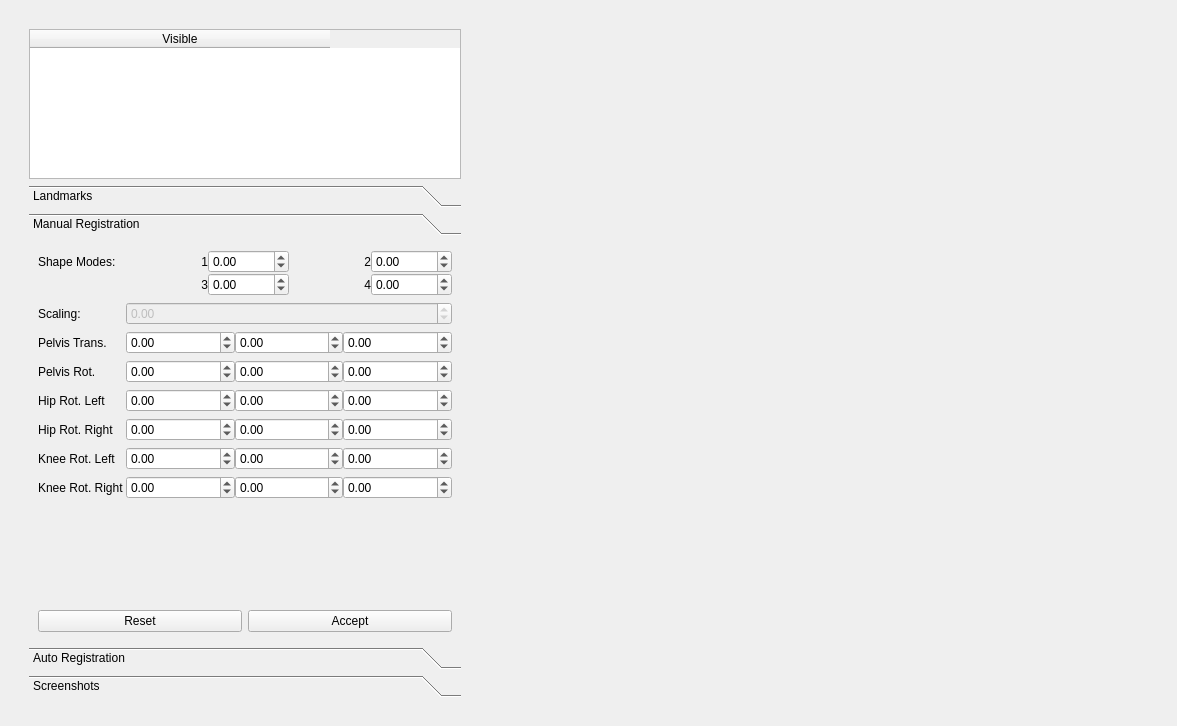
<?xml version="1.0" encoding="UTF-8"?>
<ui version="4.0">
 <class>Dialog</class>
 <widget class="QDialog" name="Dialog">
  <property name="geometry">
   <rect>
    <x>0</x>
    <y>0</y>
    <width>1177</width>
    <height>726</height>
   </rect>
  </property>
  <property name="sizePolicy">
   <sizepolicy hsizetype="Preferred" vsizetype="Preferred">
    <horstretch>0</horstretch>
    <verstretch>0</verstretch>
   </sizepolicy>
  </property>
  <property name="windowTitle">
   <string>2-Sided Lower Limb Registration</string>
  </property>
  <layout class="QHBoxLayout" name="horizontalLayout_2">
   <item>
    <widget class="QWidget" name="widget" native="true">
     <property name="enabled">
      <bool>true</bool>
     </property>
     <property name="sizePolicy">
      <sizepolicy hsizetype="Preferred" vsizetype="Preferred">
       <horstretch>0</horstretch>
       <verstretch>0</verstretch>
      </sizepolicy>
     </property>
     <property name="maximumSize">
      <size>
       <width>16777215</width>
       <height>16777215</height>
      </size>
     </property>
     <layout class="QGridLayout" name="gridLayout">
      <item row="0" column="1">
       <widget class="MayaviSceneWidget" name="MayaviScene" native="true">
        <property name="sizePolicy">
         <sizepolicy hsizetype="Preferred" vsizetype="Expanding">
          <horstretch>1</horstretch>
          <verstretch>1</verstretch>
         </sizepolicy>
        </property>
       </widget>
      </item>
      <item row="0" column="0">
       <widget class="QWidget" name="widget" native="true">
        <property name="sizePolicy">
         <sizepolicy hsizetype="Preferred" vsizetype="Preferred">
          <horstretch>0</horstretch>
          <verstretch>0</verstretch>
         </sizepolicy>
        </property>
        <property name="minimumSize">
         <size>
          <width>450</width>
          <height>0</height>
         </size>
        </property>
        <property name="maximumSize">
         <size>
          <width>600</width>
          <height>16777215</height>
         </size>
        </property>
        <layout class="QVBoxLayout" name="verticalLayout_3">
         <item>
          <widget class="QTableWidget" name="tableWidget">
           <property name="sizePolicy">
            <sizepolicy hsizetype="Preferred" vsizetype="Maximum">
             <horstretch>0</horstretch>
             <verstretch>0</verstretch>
            </sizepolicy>
           </property>
           <property name="minimumSize">
            <size>
             <width>0</width>
             <height>0</height>
            </size>
           </property>
           <property name="maximumSize">
            <size>
             <width>16777215</width>
             <height>150</height>
            </size>
           </property>
           <property name="sortingEnabled">
            <bool>false</bool>
           </property>
           <attribute name="horizontalHeaderVisible">
            <bool>true</bool>
           </attribute>
           <attribute name="horizontalHeaderCascadingSectionResizes">
            <bool>false</bool>
           </attribute>
           <attribute name="horizontalHeaderDefaultSectionSize">
            <number>300</number>
           </attribute>
           <attribute name="horizontalHeaderMinimumSectionSize">
            <number>300</number>
           </attribute>
           <column>
            <property name="text">
             <string>Visible</string>
            </property>
           </column>
          </widget>
         </item>
         <item>
          <widget class="QToolBox" name="toolBox">
           <property name="minimumSize">
            <size>
             <width>0</width>
             <height>0</height>
            </size>
           </property>
           <property name="currentIndex">
            <number>1</number>
           </property>
           <widget class="QWidget" name="page_2">
            <property name="geometry">
             <rect>
              <x>0</x>
              <y>0</y>
              <width>432</width>
              <height>392</height>
             </rect>
            </property>
            <attribute name="label">
             <string>Landmarks</string>
            </attribute>
            <layout class="QFormLayout" name="formLayout_3">
             <property name="fieldGrowthPolicy">
              <enum>QFormLayout::AllNonFixedFieldsGrow</enum>
             </property>
             <item row="0" column="0" colspan="2">
              <widget class="QTableWidget" name="tableWidgetLandmarks">
               <property name="minimumSize">
                <size>
                 <width>0</width>
                 <height>200</height>
                </size>
               </property>
               <attribute name="horizontalHeaderCascadingSectionResizes">
                <bool>false</bool>
               </attribute>
               <attribute name="horizontalHeaderDefaultSectionSize">
                <number>150</number>
               </attribute>
               <attribute name="horizontalHeaderMinimumSectionSize">
                <number>100</number>
               </attribute>
               <column>
                <property name="text">
                 <string>Model Landmarks</string>
                </property>
               </column>
               <column>
                <property name="text">
                 <string>MoCap Landmarks</string>
                </property>
               </column>
              </widget>
             </item>
             <item row="7" column="0">
              <widget class="QLabel" name="label_23">
               <property name="text">
                <string>Marker Radius</string>
               </property>
              </widget>
             </item>
             <item row="7" column="1">
              <widget class="QDoubleSpinBox" name="doubleSpinBox_markerRadius"/>
             </item>
             <item row="8" column="0">
              <widget class="QLabel" name="label_24">
               <property name="text">
                <string>Skin Padding</string>
               </property>
              </widget>
             </item>
             <item row="8" column="1">
              <widget class="QDoubleSpinBox" name="doubleSpinBox_skinPad"/>
             </item>
             <item row="1" column="1">
              <layout class="QHBoxLayout" name="horizontalLayout">
               <item>
                <widget class="QPushButton" name="pushButton_addLandmark">
                 <property name="text">
                  <string>Add Landmark</string>
                 </property>
                </widget>
               </item>
               <item>
                <widget class="QPushButton" name="pushButton_removeLandmark">
                 <property name="text">
                  <string>Remove Landmarks</string>
                 </property>
                </widget>
               </item>
              </layout>
             </item>
            </layout>
           </widget>
           <widget class="QWidget" name="page">
            <property name="geometry">
             <rect>
              <x>0</x>
              <y>0</y>
              <width>432</width>
              <height>392</height>
             </rect>
            </property>
            <attribute name="label">
             <string>Manual Registration</string>
            </attribute>
            <layout class="QVBoxLayout" name="verticalLayout_5">
             <item>
              <layout class="QFormLayout" name="formLayout_5">
               <property name="fieldGrowthPolicy">
                <enum>QFormLayout::AllNonFixedFieldsGrow</enum>
               </property>
               <property name="horizontalSpacing">
                <number>2</number>
               </property>
               <item row="1" column="0">
                <widget class="QLabel" name="label_14">
                 <property name="text">
                  <string>Shape Modes:</string>
                 </property>
                </widget>
               </item>
               <item row="2" column="0">
                <widget class="QLabel" name="label_18">
                 <property name="text">
                  <string>Scaling:</string>
                 </property>
                </widget>
               </item>
               <item row="3" column="0">
                <widget class="QLabel" name="label_19">
                 <property name="text">
                  <string>Pelvis Trans.</string>
                 </property>
                </widget>
               </item>
               <item row="3" column="1">
                <layout class="QHBoxLayout" name="horizontalLayout_11">
                 <item>
                  <widget class="QDoubleSpinBox" name="doubleSpinBox_ptx">
                   <property name="minimum">
                    <double>-10000.000000000000000</double>
                   </property>
                   <property name="maximum">
                    <double>10000.000000000000000</double>
                   </property>
                  </widget>
                 </item>
                 <item>
                  <widget class="QDoubleSpinBox" name="doubleSpinBox_pty">
                   <property name="minimum">
                    <double>-10000.000000000000000</double>
                   </property>
                   <property name="maximum">
                    <double>10000.000000000000000</double>
                   </property>
                  </widget>
                 </item>
                 <item>
                  <widget class="QDoubleSpinBox" name="doubleSpinBox_ptz">
                   <property name="minimum">
                    <double>-10000.000000000000000</double>
                   </property>
                   <property name="maximum">
                    <double>10000.000000000000000</double>
                   </property>
                  </widget>
                 </item>
                </layout>
               </item>
               <item row="4" column="0">
                <widget class="QLabel" name="label_20">
                 <property name="text">
                  <string>Pelvis Rot.</string>
                 </property>
                </widget>
               </item>
               <item row="4" column="1">
                <layout class="QHBoxLayout" name="horizontalLayout_12">
                 <item>
                  <widget class="QDoubleSpinBox" name="doubleSpinBox_prx">
                   <property name="minimum">
                    <double>-360.000000000000000</double>
                   </property>
                   <property name="maximum">
                    <double>360.000000000000000</double>
                   </property>
                  </widget>
                 </item>
                 <item>
                  <widget class="QDoubleSpinBox" name="doubleSpinBox_pry">
                   <property name="minimum">
                    <double>-360.000000000000000</double>
                   </property>
                   <property name="maximum">
                    <double>360.000000000000000</double>
                   </property>
                  </widget>
                 </item>
                 <item>
                  <widget class="QDoubleSpinBox" name="doubleSpinBox_prz">
                   <property name="minimum">
                    <double>-360.000000000000000</double>
                   </property>
                   <property name="maximum">
                    <double>360.000000000000000</double>
                   </property>
                  </widget>
                 </item>
                </layout>
               </item>
               <item row="5" column="0">
                <widget class="QLabel" name="label_21">
                 <property name="text">
                  <string>Hip Rot. Left</string>
                 </property>
                </widget>
               </item>
               <item row="5" column="1">
                <layout class="QHBoxLayout" name="horizontalLayout_13">
                 <item>
                  <widget class="QDoubleSpinBox" name="doubleSpinBox_hiplx">
                   <property name="minimum">
                    <double>-360.000000000000000</double>
                   </property>
                   <property name="maximum">
                    <double>360.000000000000000</double>
                   </property>
                  </widget>
                 </item>
                 <item>
                  <widget class="QDoubleSpinBox" name="doubleSpinBox_hiply">
                   <property name="minimum">
                    <double>-360.000000000000000</double>
                   </property>
                   <property name="maximum">
                    <double>360.000000000000000</double>
                   </property>
                  </widget>
                 </item>
                 <item>
                  <widget class="QDoubleSpinBox" name="doubleSpinBox_hiplz">
                   <property name="minimum">
                    <double>-360.000000000000000</double>
                   </property>
                   <property name="maximum">
                    <double>360.000000000000000</double>
                   </property>
                  </widget>
                 </item>
                </layout>
               </item>
               <item row="7" column="0">
                <widget class="QLabel" name="label_22">
                 <property name="text">
                  <string>Knee Rot. Left</string>
                 </property>
                </widget>
               </item>
               <item row="7" column="1">
                <layout class="QHBoxLayout" name="horizontalLayout_14">
                 <item>
                  <widget class="QDoubleSpinBox" name="doubleSpinBox_kneelx">
                   <property name="minimum">
                    <double>-180.000000000000000</double>
                   </property>
                   <property name="maximum">
                    <double>180.000000000000000</double>
                   </property>
                  </widget>
                 </item>
                 <item>
                  <widget class="QDoubleSpinBox" name="doubleSpinBox_kneely">
                   <property name="minimum">
                    <double>-180.000000000000000</double>
                   </property>
                   <property name="maximum">
                    <double>180.000000000000000</double>
                   </property>
                  </widget>
                 </item>
                 <item>
                  <widget class="QDoubleSpinBox" name="doubleSpinBox_kneelz">
                   <property name="minimum">
                    <double>-180.000000000000000</double>
                   </property>
                   <property name="maximum">
                    <double>180.000000000000000</double>
                   </property>
                  </widget>
                 </item>
                </layout>
               </item>
               <item row="2" column="1">
                <widget class="QDoubleSpinBox" name="doubleSpinBox_scaling">
                 <property name="enabled">
                  <bool>false</bool>
                 </property>
                 <property name="minimum">
                  <double>-5.000000000000000</double>
                 </property>
                 <property name="maximum">
                  <double>5.000000000000000</double>
                 </property>
                 <property name="singleStep">
                  <double>0.100000000000000</double>
                 </property>
                </widget>
               </item>
               <item row="1" column="1">
                <layout class="QGridLayout" name="gridLayout_3">
                 <item row="1" column="1">
                  <widget class="QDoubleSpinBox" name="doubleSpinBox_pc1">
                   <property name="minimum">
                    <double>-99.000000000000000</double>
                   </property>
                   <property name="maximum">
                    <double>99.000000000000000</double>
                   </property>
                   <property name="singleStep">
                    <double>0.100000000000000</double>
                   </property>
                  </widget>
                 </item>
                 <item row="2" column="3">
                  <widget class="QDoubleSpinBox" name="doubleSpinBox_pc4">
                   <property name="minimum">
                    <double>-99.000000000000000</double>
                   </property>
                   <property name="maximum">
                    <double>99.000000000000000</double>
                   </property>
                   <property name="singleStep">
                    <double>0.100000000000000</double>
                   </property>
                  </widget>
                 </item>
                 <item row="2" column="1">
                  <widget class="QDoubleSpinBox" name="doubleSpinBox_pc3">
                   <property name="minimum">
                    <double>-99.000000000000000</double>
                   </property>
                   <property name="maximum">
                    <double>99.000000000000000</double>
                   </property>
                   <property name="singleStep">
                    <double>0.100000000000000</double>
                   </property>
                  </widget>
                 </item>
                 <item row="1" column="3">
                  <widget class="QDoubleSpinBox" name="doubleSpinBox_pc2">
                   <property name="minimum">
                    <double>-99.000000000000000</double>
                   </property>
                   <property name="maximum">
                    <double>99.000000000000000</double>
                   </property>
                   <property name="singleStep">
                    <double>0.100000000000000</double>
                   </property>
                  </widget>
                 </item>
                 <item row="1" column="0">
                  <widget class="QLabel" name="label">
                   <property name="text">
                    <string>1</string>
                   </property>
                   <property name="alignment">
                    <set>Qt::AlignRight|Qt::AlignTrailing|Qt::AlignVCenter</set>
                   </property>
                  </widget>
                 </item>
                 <item row="1" column="2">
                  <widget class="QLabel" name="label_2">
                   <property name="text">
                    <string>2</string>
                   </property>
                   <property name="alignment">
                    <set>Qt::AlignRight|Qt::AlignTrailing|Qt::AlignVCenter</set>
                   </property>
                  </widget>
                 </item>
                 <item row="2" column="0">
                  <widget class="QLabel" name="label_3">
                   <property name="text">
                    <string>3</string>
                   </property>
                   <property name="alignment">
                    <set>Qt::AlignRight|Qt::AlignTrailing|Qt::AlignVCenter</set>
                   </property>
                  </widget>
                 </item>
                 <item row="2" column="2">
                  <widget class="QLabel" name="label_4">
                   <property name="text">
                    <string>4</string>
                   </property>
                   <property name="alignment">
                    <set>Qt::AlignRight|Qt::AlignTrailing|Qt::AlignVCenter</set>
                   </property>
                  </widget>
                 </item>
                </layout>
               </item>
               <item row="6" column="0">
                <widget class="QLabel" name="label_5">
                 <property name="text">
                  <string>Hip Rot. Right</string>
                 </property>
                </widget>
               </item>
               <item row="8" column="0">
                <widget class="QLabel" name="label_7">
                 <property name="text">
                  <string>Knee Rot. Right</string>
                 </property>
                </widget>
               </item>
               <item row="6" column="1">
                <layout class="QHBoxLayout" name="horizontalLayout_3">
                 <item>
                  <widget class="QDoubleSpinBox" name="doubleSpinBox_hiprx">
                   <property name="minimum">
                    <double>-360.000000000000000</double>
                   </property>
                   <property name="maximum">
                    <double>360.000000000000000</double>
                   </property>
                  </widget>
                 </item>
                 <item>
                  <widget class="QDoubleSpinBox" name="doubleSpinBox_hipry">
                   <property name="minimum">
                    <double>-360.000000000000000</double>
                   </property>
                   <property name="maximum">
                    <double>360.000000000000000</double>
                   </property>
                  </widget>
                 </item>
                 <item>
                  <widget class="QDoubleSpinBox" name="doubleSpinBox_hiprz">
                   <property name="minimum">
                    <double>-360.000000000000000</double>
                   </property>
                   <property name="maximum">
                    <double>360.000000000000000</double>
                   </property>
                  </widget>
                 </item>
                </layout>
               </item>
               <item row="8" column="1">
                <layout class="QHBoxLayout" name="horizontalLayout_4">
                 <item>
                  <widget class="QDoubleSpinBox" name="doubleSpinBox_kneerx">
                   <property name="minimum">
                    <double>-180.000000000000000</double>
                   </property>
                   <property name="maximum">
                    <double>180.000000000000000</double>
                   </property>
                  </widget>
                 </item>
                 <item>
                  <widget class="QDoubleSpinBox" name="doubleSpinBox_kneery">
                   <property name="minimum">
                    <double>-180.000000000000000</double>
                   </property>
                   <property name="maximum">
                    <double>180.000000000000000</double>
                   </property>
                  </widget>
                 </item>
                 <item>
                  <widget class="QDoubleSpinBox" name="doubleSpinBox_kneerz">
                   <property name="minimum">
                    <double>-180.000000000000000</double>
                   </property>
                   <property name="maximum">
                    <double>180.000000000000000</double>
                   </property>
                  </widget>
                 </item>
                </layout>
               </item>
              </layout>
             </item>
             <item>
              <layout class="QHBoxLayout" name="horizontalLayout_15">
               <item>
                <widget class="QPushButton" name="pushButton_manual_reset">
                 <property name="text">
                  <string>Reset</string>
                 </property>
                </widget>
               </item>
               <item>
                <widget class="QPushButton" name="pushButton_manual_accept">
                 <property name="text">
                  <string>Accept</string>
                 </property>
                </widget>
               </item>
              </layout>
             </item>
            </layout>
           </widget>
           <widget class="QWidget" name="page_reg">
            <property name="geometry">
             <rect>
              <x>0</x>
              <y>0</y>
              <width>432</width>
              <height>392</height>
             </rect>
            </property>
            <attribute name="label">
             <string>Auto Registration</string>
            </attribute>
            <layout class="QVBoxLayout" name="verticalLayout_2">
             <item>
              <layout class="QFormLayout" name="formLayout_4">
               <item row="0" column="0">
                <widget class="QLabel" name="label_13">
                 <property name="text">
                  <string>Registration Mode:</string>
                 </property>
                </widget>
               </item>
               <item row="1" column="0">
                <widget class="QLabel" name="label_11">
                 <property name="text">
                  <string>PCs to Fit:</string>
                 </property>
                </widget>
               </item>
               <item row="1" column="1">
                <widget class="QSpinBox" name="spinBox_pcsToFit">
                 <property name="minimum">
                  <number>1</number>
                 </property>
                </widget>
               </item>
               <item row="2" column="0">
                <widget class="QLabel" name="label_12">
                 <property name="text">
                  <string>Mahalanobis Weight:</string>
                 </property>
                </widget>
               </item>
               <item row="2" column="1">
                <widget class="QDoubleSpinBox" name="spinBox_mWeight">
                 <property name="singleStep">
                  <double>0.100000000000000</double>
                 </property>
                </widget>
               </item>
               <item row="3" column="0">
                <widget class="QLabel" name="label_6">
                 <property name="text">
                  <string>Correct Knee Abd.:</string>
                 </property>
                </widget>
               </item>
               <item row="3" column="1">
                <widget class="QCheckBox" name="checkBox_kneecorr">
                 <property name="text">
                  <string/>
                 </property>
                </widget>
               </item>
               <item row="4" column="0">
                <widget class="QLabel" name="label_10">
                 <property name="text">
                  <string>Fit Knee Abd.:</string>
                 </property>
                </widget>
               </item>
               <item row="4" column="1">
                <widget class="QCheckBox" name="checkBox_kneedof">
                 <property name="text">
                  <string/>
                 </property>
                </widget>
               </item>
               <item row="0" column="1">
                <widget class="QComboBox" name="comboBox_regmode"/>
               </item>
              </layout>
             </item>
             <item>
              <layout class="QGridLayout" name="gridLayout_2">
               <item row="0" column="0">
                <widget class="QPushButton" name="pushButton_auto_reg">
                 <property name="text">
                  <string>Register</string>
                 </property>
                </widget>
               </item>
               <item row="1" column="0">
                <widget class="QPushButton" name="pushButton_auto_abort">
                 <property name="text">
                  <string>Abort</string>
                 </property>
                </widget>
               </item>
               <item row="0" column="1">
                <widget class="QPushButton" name="pushButton_auto_reset">
                 <property name="text">
                  <string>Reset</string>
                 </property>
                </widget>
               </item>
               <item row="1" column="1">
                <widget class="QPushButton" name="pushButton_auto_accept">
                 <property name="text">
                  <string>Accept</string>
                 </property>
                </widget>
               </item>
              </layout>
             </item>
             <item>
              <widget class="QGroupBox" name="errorGroup">
               <property name="title">
                <string>Registration Results</string>
               </property>
               <layout class="QFormLayout" name="formLayout_2">
                <property name="fieldGrowthPolicy">
                 <enum>QFormLayout::AllNonFixedFieldsGrow</enum>
                </property>
                <item row="0" column="0">
                 <widget class="QLabel" name="landmarkErrorLabel">
                  <property name="text">
                   <string>Landmark Error (mm RMS):</string>
                  </property>
                 </widget>
                </item>
                <item row="0" column="1">
                 <widget class="QLineEdit" name="lineEdit_landmarkError">
                  <property name="alignment">
                   <set>Qt::AlignRight|Qt::AlignTrailing|Qt::AlignVCenter</set>
                  </property>
                  <property name="readOnly">
                   <bool>true</bool>
                  </property>
                 </widget>
                </item>
                <item row="1" column="0">
                 <widget class="QLabel" name="mDistLabel">
                  <property name="whatsThis">
                   <string>Percentage of landmarks that have converged to their texture match.</string>
                  </property>
                  <property name="text">
                   <string>Mahalanobis Distance:</string>
                  </property>
                 </widget>
                </item>
                <item row="1" column="1">
                 <widget class="QLineEdit" name="lineEdit_mDist">
                  <property name="alignment">
                   <set>Qt::AlignRight|Qt::AlignTrailing|Qt::AlignVCenter</set>
                  </property>
                  <property name="readOnly">
                   <bool>true</bool>
                  </property>
                 </widget>
                </item>
               </layout>
              </widget>
             </item>
            </layout>
           </widget>
           <widget class="QWidget" name="Screenshot">
            <property name="geometry">
             <rect>
              <x>0</x>
              <y>0</y>
              <width>432</width>
              <height>392</height>
             </rect>
            </property>
            <attribute name="label">
             <string>Screenshots</string>
            </attribute>
            <layout class="QFormLayout" name="formLayout">
             <item row="0" column="0">
              <widget class="QLabel" name="pixelsXLabel">
               <property name="sizePolicy">
                <sizepolicy hsizetype="Fixed" vsizetype="Preferred">
                 <horstretch>0</horstretch>
                 <verstretch>0</verstretch>
                </sizepolicy>
               </property>
               <property name="text">
                <string>Pixels X:</string>
               </property>
              </widget>
             </item>
             <item row="0" column="1">
              <widget class="QLineEdit" name="screenshotPixelXLineEdit">
               <property name="sizePolicy">
                <sizepolicy hsizetype="Expanding" vsizetype="Fixed">
                 <horstretch>0</horstretch>
                 <verstretch>0</verstretch>
                </sizepolicy>
               </property>
               <property name="text">
                <string>800</string>
               </property>
              </widget>
             </item>
             <item row="1" column="0">
              <widget class="QLabel" name="pixelsYLabel">
               <property name="sizePolicy">
                <sizepolicy hsizetype="Fixed" vsizetype="Preferred">
                 <horstretch>0</horstretch>
                 <verstretch>0</verstretch>
                </sizepolicy>
               </property>
               <property name="text">
                <string>Pixels Y:</string>
               </property>
              </widget>
             </item>
             <item row="1" column="1">
              <widget class="QLineEdit" name="screenshotPixelYLineEdit">
               <property name="sizePolicy">
                <sizepolicy hsizetype="Expanding" vsizetype="Fixed">
                 <horstretch>0</horstretch>
                 <verstretch>0</verstretch>
                </sizepolicy>
               </property>
               <property name="text">
                <string>600</string>
               </property>
              </widget>
             </item>
             <item row="2" column="0">
              <widget class="QLabel" name="screenshotFilenameLabel">
               <property name="text">
                <string>Filename:</string>
               </property>
              </widget>
             </item>
             <item row="2" column="1">
              <widget class="QLineEdit" name="screenshotFilenameLineEdit">
               <property name="sizePolicy">
                <sizepolicy hsizetype="Expanding" vsizetype="Fixed">
                 <horstretch>0</horstretch>
                 <verstretch>0</verstretch>
                </sizepolicy>
               </property>
               <property name="text">
                <string>screenshot.png</string>
               </property>
              </widget>
             </item>
             <item row="3" column="1">
              <widget class="QPushButton" name="screenshotSaveButton">
               <property name="sizePolicy">
                <sizepolicy hsizetype="Preferred" vsizetype="Fixed">
                 <horstretch>0</horstretch>
                 <verstretch>0</verstretch>
                </sizepolicy>
               </property>
               <property name="text">
                <string>Save Screenshot</string>
               </property>
              </widget>
             </item>
            </layout>
           </widget>
          </widget>
         </item>
        </layout>
       </widget>
      </item>
     </layout>
    </widget>
   </item>
  </layout>
 </widget>
 <customwidgets>
  <customwidget>
   <class>MayaviSceneWidget</class>
   <extends>QWidget</extends>
   <header>gias2.mappluginutils.mayaviviewer.mayaviscenewidget</header>
   <container>1</container>
  </customwidget>
 </customwidgets>
 <tabstops>
  <tabstop>tableWidget</tabstop>
  <tabstop>tableWidgetLandmarks</tabstop>
  <tabstop>pushButton_addLandmark</tabstop>
  <tabstop>pushButton_removeLandmark</tabstop>
  <tabstop>doubleSpinBox_markerRadius</tabstop>
  <tabstop>doubleSpinBox_skinPad</tabstop>
  <tabstop>doubleSpinBox_pc1</tabstop>
  <tabstop>doubleSpinBox_pc2</tabstop>
  <tabstop>doubleSpinBox_pc3</tabstop>
  <tabstop>doubleSpinBox_pc4</tabstop>
  <tabstop>doubleSpinBox_scaling</tabstop>
  <tabstop>doubleSpinBox_ptx</tabstop>
  <tabstop>doubleSpinBox_pty</tabstop>
  <tabstop>doubleSpinBox_ptz</tabstop>
  <tabstop>doubleSpinBox_prx</tabstop>
  <tabstop>doubleSpinBox_pry</tabstop>
  <tabstop>doubleSpinBox_prz</tabstop>
  <tabstop>doubleSpinBox_hiplx</tabstop>
  <tabstop>doubleSpinBox_hiply</tabstop>
  <tabstop>doubleSpinBox_hiplz</tabstop>
  <tabstop>doubleSpinBox_hiprx</tabstop>
  <tabstop>doubleSpinBox_hipry</tabstop>
  <tabstop>doubleSpinBox_hiprz</tabstop>
  <tabstop>doubleSpinBox_kneelx</tabstop>
  <tabstop>doubleSpinBox_kneely</tabstop>
  <tabstop>doubleSpinBox_kneelz</tabstop>
  <tabstop>doubleSpinBox_kneerx</tabstop>
  <tabstop>doubleSpinBox_kneery</tabstop>
  <tabstop>doubleSpinBox_kneerz</tabstop>
  <tabstop>pushButton_manual_reset</tabstop>
  <tabstop>pushButton_manual_accept</tabstop>
  <tabstop>comboBox_regmode</tabstop>
  <tabstop>spinBox_pcsToFit</tabstop>
  <tabstop>spinBox_mWeight</tabstop>
  <tabstop>checkBox_kneecorr</tabstop>
  <tabstop>checkBox_kneedof</tabstop>
  <tabstop>pushButton_auto_reg</tabstop>
  <tabstop>pushButton_auto_reset</tabstop>
  <tabstop>pushButton_auto_abort</tabstop>
  <tabstop>pushButton_auto_accept</tabstop>
  <tabstop>lineEdit_landmarkError</tabstop>
  <tabstop>lineEdit_mDist</tabstop>
  <tabstop>screenshotPixelXLineEdit</tabstop>
  <tabstop>screenshotPixelYLineEdit</tabstop>
  <tabstop>screenshotFilenameLineEdit</tabstop>
  <tabstop>screenshotSaveButton</tabstop>
 </tabstops>
 <resources/>
 <connections/>
</ui>
